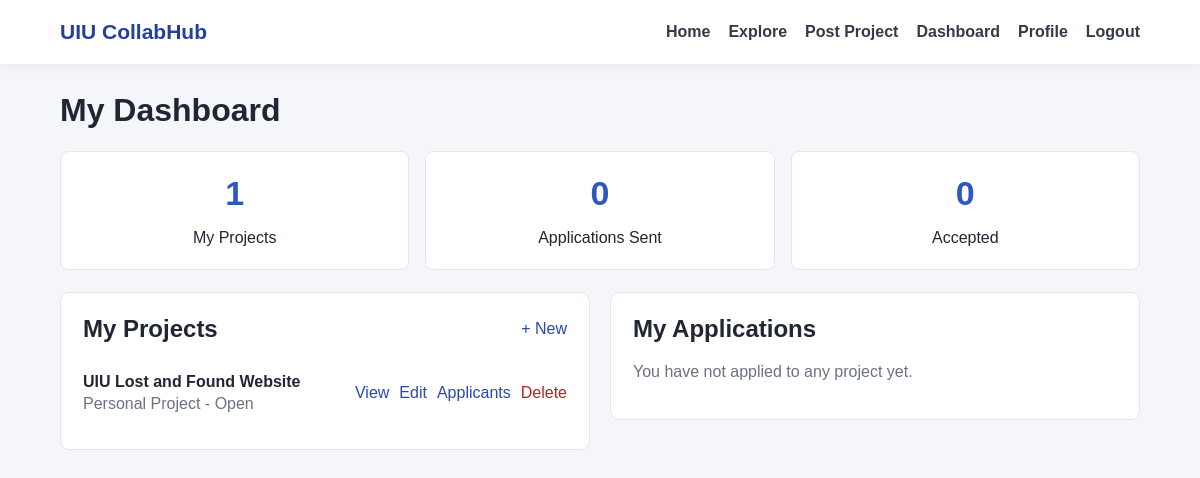
/dashboard.php (signed in), run on the app's committed database.
### tables this page shows
CREATE TABLE IF NOT EXISTS projects (
    project_id INT PRIMARY KEY AUTO_INCREMENT,
    user_id INT NOT NULL,
    title VARCHAR(120) NOT NULL,
    project_type VARCHAR(40) NOT NULL,
    description VARCHAR(1000) NOT NULL,
    skills_needed VARCHAR(255) NOT NULL,
    team_size INT NOT NULL,
    deadline DATE,
    status VARCHAR(20) DEFAULT 'Open',
    created_at TIMESTAMP DEFAULT CURRENT_TIMESTAMP
);

### dashboard.php (the view, shortened to what this page needs)
<?php
include 'db.php';
$user_id = (int)$_SESSION['user_id'];
$project_count_result = $conn->query("SELECT COUNT(*) AS total FROM projects WHERE user_id=$user_id");
$project_count = $project_count_result->fetch_assoc()['total'];
$app_count_result = $conn->query("SELECT COUNT(*) AS total FROM applications WHERE applicant_id=$user_id");
$app_count = $app_count_result->fetch_assoc()['total'];
$accepted_count_result = $conn->query("SELECT COUNT(*) AS total FROM applications WHERE applicant_id=$user_id AND status='Accepted'");
$accepted_count = $accepted_count_result->fetch_assoc()['total'];
$my_projects = $conn->query("SELECT * FROM projects WHERE user_id=$user_id ORDER BY project_id DESC");
$my_apps = $conn->query("SELECT applications.*, projects.title FROM applications
                         JOIN projects ON applications.project_id = projects.project_id
                         WHERE applications.applicant_id=$user_id
                         ORDER BY applications.application_id DESC");
?>
<!DOCTYPE html>
<html lang="en">
<head>
    <link rel="stylesheet" href="style.css">
</head>
<body>
<?php include 'navbar.php'; ?>
<div class="page-container">
    <h1>My Dashboard</h1>
    <div class="stats-row">
        <div class="stat-card"><span><?= $project_count ?></span><p>My Projects</p></div>
        <div class="stat-card"><span><?= $app_count ?></span><p>Applications Sent</p></div>
        <div class="stat-card"><span><?= $accepted_count ?></span><p>Accepted</p></div>
    </div>
    <div class="dashboard-columns">
        <div class="form-card">
            <div class="section-title"><h2>My Projects</h2><a href="create_project.php">+ New</a></div>
            <?php if($my_projects && $my_projects->num_rows > 0){ ?>
                <?php while($row = $my_projects->fetch_assoc()){ ?>
                    <div class="list-item">
                        <div>
                            <strong><?= htmlspecialchars($row['title']) ?></strong>
                            <p class="muted"><?= htmlspecialchars($row['project_type']) ?> - <?= htmlspecialchars($row['status']) ?></p>
                        </div>
                        <div>
                            <a href="project_details.php?id=<?= $row['project_id'] ?>">View</a>
                            <a href="edit_project.php?id=<?= $row['project_id'] ?>">Edit</a>
                            <a href="manage_applications.php?project_id=<?= $row['project_id'] ?>">Applicants</a>
                            <a class="danger-link" href="delete_project.php?id=<?= $row['project_id'] ?>" onclick="return confirm('Delete this project?')">Delete</a>
                        </div>
                    </div>
                <?php } ?>
            <?php } else { ?>
                <p class="muted">You have not posted a project yet.</p>
            <?php } ?>
        </div>
        <div class="form-card">
            <h2>My Applications</h2>
            <?php if($my_apps && $my_apps->num_rows > 0){ ?>
                <?php while($row = $my_apps->fetch_assoc()){ ?>
                    <div class="list-item">
                        <div>
                            <strong><?= htmlspecialchars($row['title']) ?></strong>
                            <p><span class="status <?= strtolower($row['status']) ?>"><?= htmlspecialchars($row['status']) ?></span></p>
                        </div>
                        <a href="project_details.php?id=<?= $row['project_id'] ?>">View</a>
                    </div>
                <?php } ?>
            <?php } else { ?>
                <p class="muted">You have not applied to any project yet.</p>
            <?php } ?>
        </div>
    </div>
</div>
</body>
</html>

### style.css (style rules this page uses)
* { box-sizing: border-box; }
body { margin: 0; font-family: Arial, Helvetica, sans-serif; background-color: #f4f6f9; color: #202633; }
a { color: #2948b8; text-decoration: none; }
.subtitle, .muted { color: #6b7280; }
.page-container { width: 90%; max-width: 1180px; margin: 28px auto; }
.section-title { display: flex; justify-content: space-between; align-items: center; gap: 20px; margin-bottom: 16px; }
.section-title h1, .section-title h2 { margin: 0; }
.form-card, .table-card { background-color: white; border-radius: 9px; padding: 22px; border: 1px solid #e2e6ed; }
.form-card h1, .form-card h2, .form-card h3 { margin-top: 0; }
.stats-row { display: flex; gap: 16px; flex-wrap: wrap; margin: 22px 0; }
.stat-card { flex: 1; min-width: 180px; background-color: white; border-radius: 8px; padding: 22px; text-align: center; border: 1px solid #e2e6ed; }
.stat-card span { font-size: 34px; font-weight: bold; color: #2f55c7; }
.stat-card p { margin-bottom: 0; }
.dashboard-columns { display: flex; gap: 20px; align-items: flex-start; }
.dashboard-columns > * { flex: 1; }
.list-item { display: flex; justify-content: space-between; align-items: center; gap: 15px; padding: 14px 0; border-bottom: 1px solid #e4e7ec; }
.list-item:last-child { border-bottom: none; }
.list-item p { margin: 4px 0 0 0; }
.list-item div:last-child { display: flex; gap: 10px; }
.danger-link { color: #b62323; }

### data on the page
projects: title "UIU Lost and Found Website", project_type "Personal Project", status "Open"

### other printed values
$project_count "1"
$app_count "0"
$accepted_count "0"
